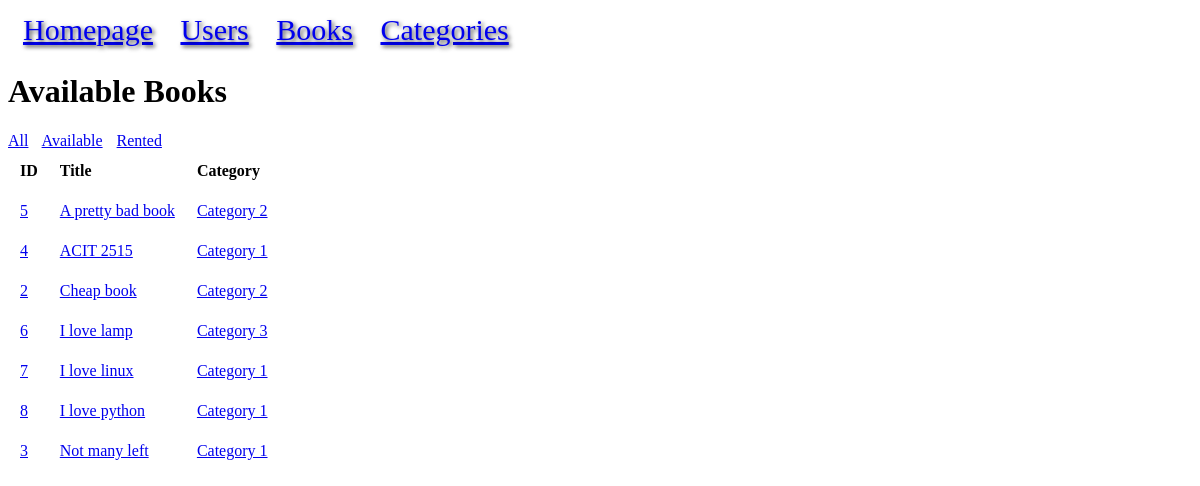
The app's page /available with its own data.
### models.py (models this page shows, shortened)
class Book(db.Model):
    id = mapped_column(Integer, primary_key=True, autoincrement=True)
    title = mapped_column(String)
    price = mapped_column(DECIMAL(10, 2))
    available = mapped_column(Integer, default=0)
    rating = mapped_column(Integer)
    upc = mapped_column(String, unique=True)
    url = mapped_column(String)
    category_id = mapped_column(Integer, ForeignKey("category.id"))
    category = relationship("Category", back_populates="books")
    rentals = relationship("BookRental", back_populates="book")

class Category(db.Model):
    id = mapped_column(Integer, primary_key=True)
    name = mapped_column(String, unique=True)
    books = relationship("Book", back_populates="category")

### app.py (the view)
@app.route("/available")
def available():
    statement = db.select(Book).where(~Book.rentals.any() | ~Book.rentals.any(BookRental.returned == None)).order_by(Book.title)
    books = db.session.execute(statement).scalars().all()
    return render_template("available.html", books=books)

### templates/available.html
{% extends "base.html" %}
{% block content %}
<h1>Available Books</h1>
<span style="margin-right: 10px;"><a href="{{ url_for('books') }}">All</a></span>
<span style="margin-right: 10px;"><a href="{{ url_for('available') }}">Available</a></span>
<span><a href="{{ url_for('rented') }}">Rented</a></span>
<table>
<tr>
    <th style="text-align: left;">ID</th>
    <th style="text-align: left;">Title</th>
    <th style="text-align: left;">Category</th>
</tr>
{% for book in books %}
<tr>
    <td><a href="{{ url_for('book', id=book.id) }}">{{ book.id }}</a></td>
    <td><a href="{{ url_for('book', id=book.id) }}">{{ book.title }}</a></td>
    <td><a href="{{ url_for('category_detail', name=book.category.name) }}">{{ book.category.name }}</a></td>
</tr>
{% endfor %}
</table>
{% endblock %}

### static/style.css (style rules this page uses)
th, td { padding:10px; }
tr { text-align: left; }
th { text-align: left; }
td { text-align: left; }

### records on screen
Book: id "5", title "A pretty bad book", category.name "Category 2"
Book: id "4", title "ACIT 2515", category.name "Category 1"
Book: id "2", title "Cheap book", category.name "Category 2"
Book: id "6", title "I love lamp", category.name "Category 3"
Book: id "7", title "I love linux", category.name "Category 1"
Book: id "8", title "I love python", category.name "Category 1"
Book: id "3", title "Not many left", category.name "Category 1"
